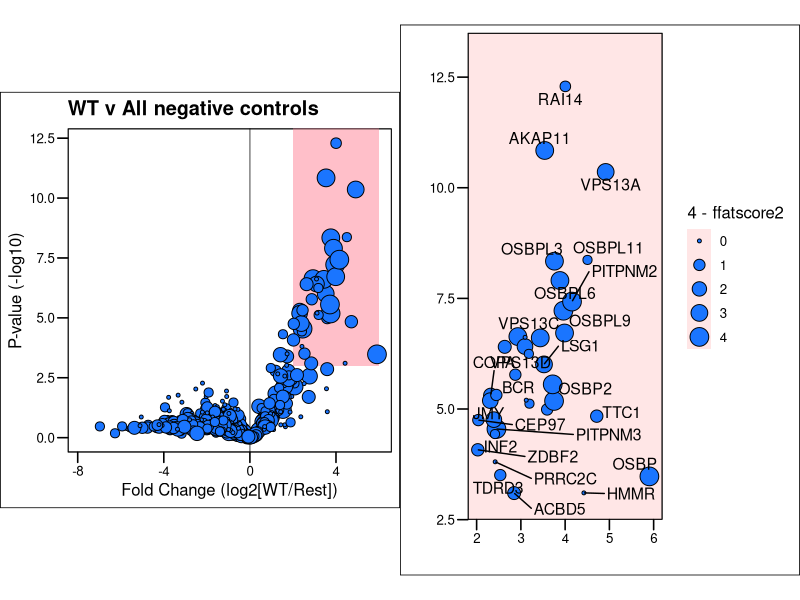
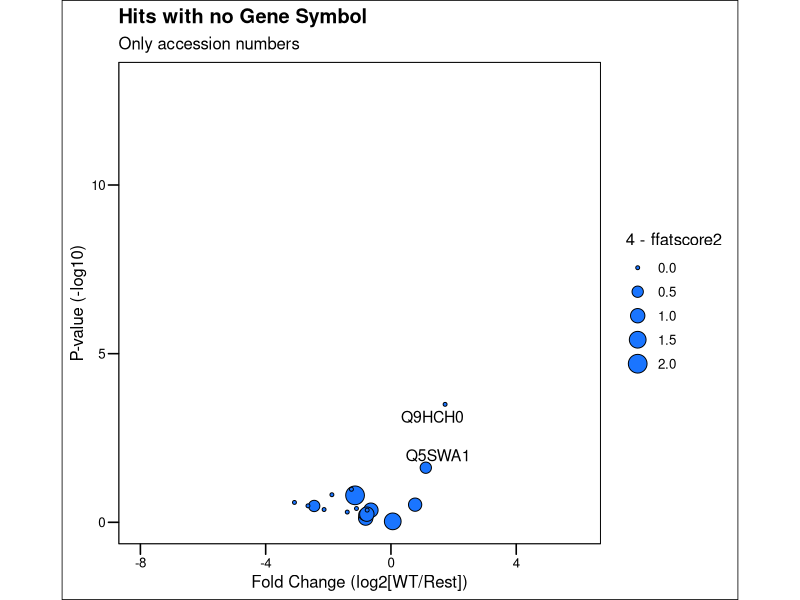
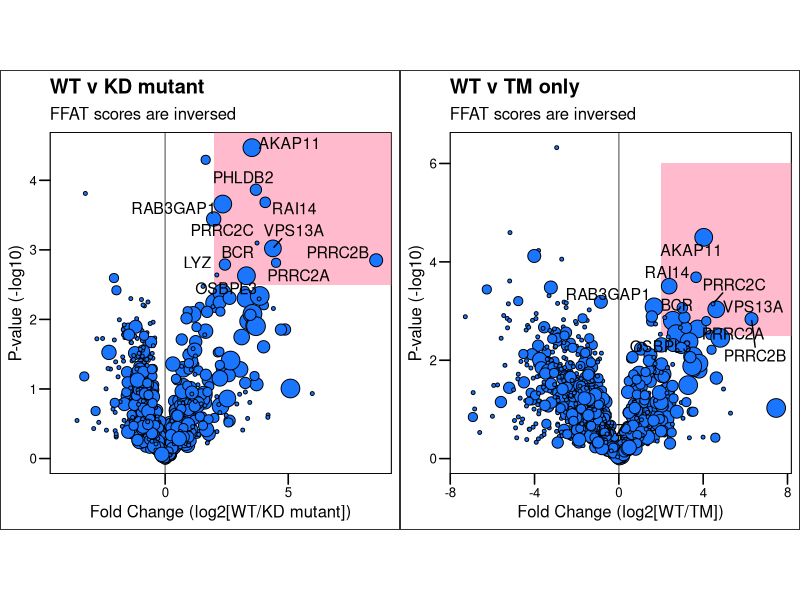
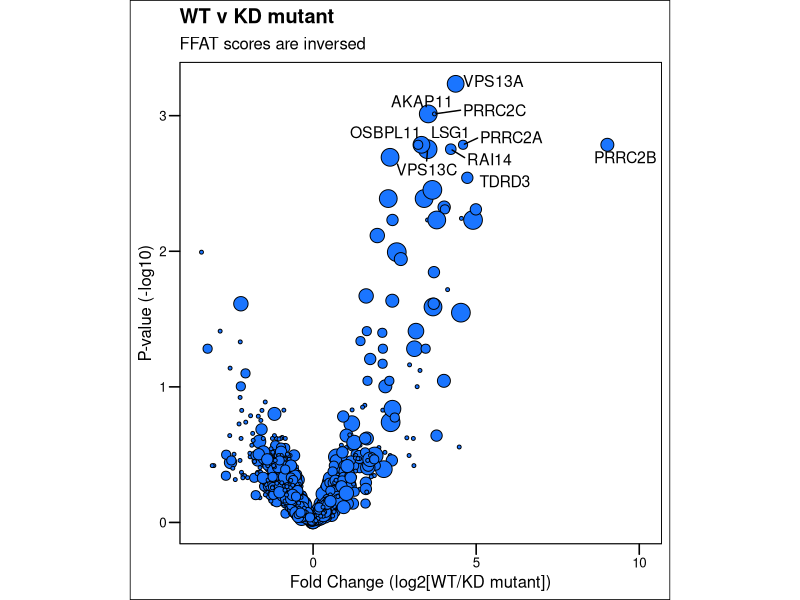
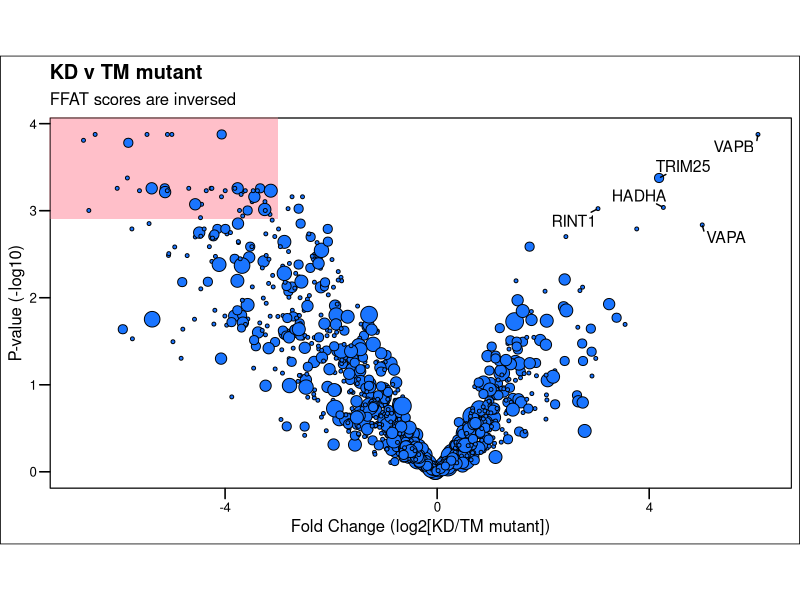
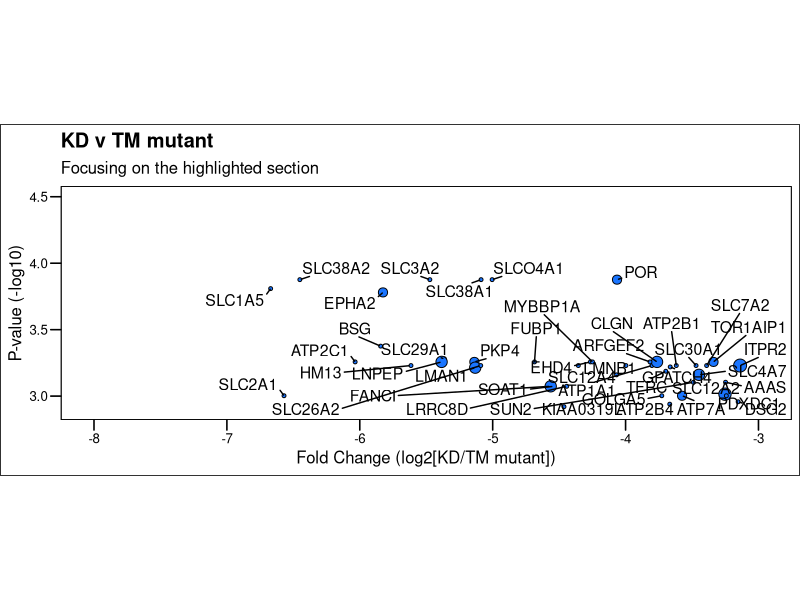
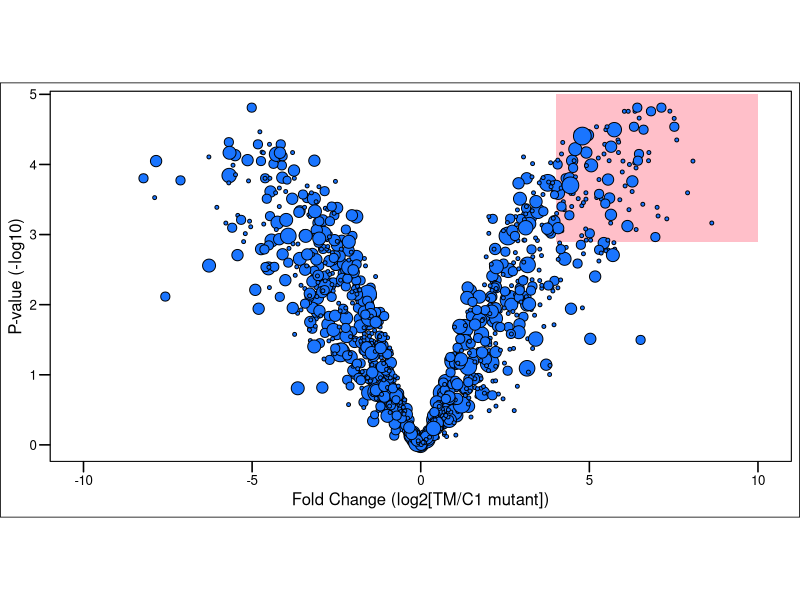
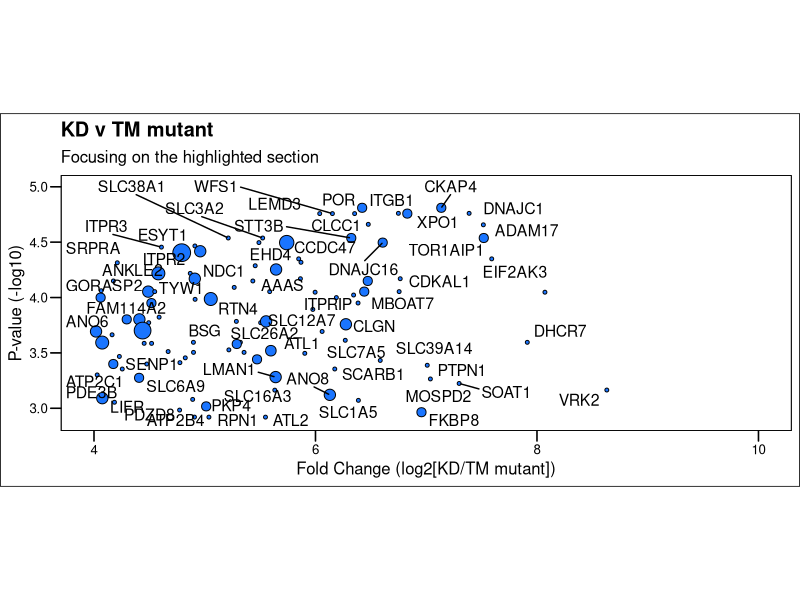

These charts were generated, in order, by the following R code:
## ---- chunk 1
knitr::opts_chunk$set(echo = F, warning = F)
## ---- chunk 2
library(readxl)
library(ggplot2)
library(dplyr)
library(ggthemes)
library(ggrepel)
library(gridExtra)
library(limma)
library(tibble)
## ---- chunk 3
bioid1 = read.csv("data/Book1_for_R_with_FFAT_scores.csv")

## ---- chunk 4

Xmin = 2
Xmax = 6 
Ymin = 3
Ymax = 13

AR = (Ymax-Ymin)/(Xmax - Xmin)

bioid1 %>% ggplot(aes(Rest_FC, Rest_logP)) +
   geom_vline(xintercept = 0, alpha = 0.5)+
   geom_rect(xmin = Xmin, xmax = Xmax, ymin = Ymin, ymax = Ymax, alpha = 0.1, fill = 'pink') +
   geom_point(shape = 21, color = 'black', fill = '#1a75ff', aes(size = (4-ffatscore2)/2)) +
   theme_base(12) +
   theme(aspect.ratio = 1,legend.position = 'none') +
   xlab("Fold Change (log2[WT/Rest])") +
   ylab("P-value (-log10)") +
   ggtitle('WT v All negative controls') -> plot1

bioid1 %>% ggplot(aes(Rest_FC, Rest_logP)) +
   geom_point(shape = 21, color = 'black', fill = '#1a75ff', aes(size = 4-ffatscore2)) +
   theme_base(12) +
   theme(aspect.ratio = AR, panel.background = element_rect(fill = '#ffe6e6')) +
   xlim(Xmin, Xmax) +
   ylim(Ymin, Ymax) +
   xlab("") +
   ylab("") +
   geom_text_repel(size = 4, aes(label = Gene.Symbol), max.iter = 100000,max.time = 300) -> plot2

grid.arrange(plot1, plot2, widths = c(3, 3), nrow = 1)
## ---- chunk 5
#test the bunch with no GeneSymbol
bioid1 %>% 
   filter(is.na(Gene.Symbol)) %>% 
   ggplot(aes(Rest_FC, Rest_logP)) +
   geom_point(shape = 21, color = 'black', fill = '#1a75ff', aes(size = 4-ffatscore2)) +
   theme_base(12) +
   theme(aspect.ratio = 1) +
   xlim(-8, 6) +
   ylim(0, 13) +
   xlab("Fold Change (log2[WT/Rest])") +
   ylab("P-value (-log10)") +
   geom_text_repel(size = 4, aes(label = Accession), max.iter = 100000,max.time = 300)+
   ggtitle('Hits with no Gene Symbol', 'Only accession numbers') 

## ---- chunk 6
bioid1 %>% 
   filter(Rest_FC > Xmin & Rest_logP>Ymin) %>% 
   select(Gene.Symbol, Accession,  Rest_FC, Rest_logP, ffatscore) %>% 
   print()

## ---- chunk 7

Xmin = 2
Xmax = 10 
Ymin = 2.5
Ymax = 6

AR = (Ymax-Ymin)/(Xmax - Xmin)

bioid1 %>% ggplot(aes(KD_FC, KD_logP)) +
   geom_vline(xintercept = 0, alpha = 0.5)+
   geom_rect(xmin = Xmin, xmax = Xmax, ymin = Ymin, ymax = Ymax, alpha = 0.05, fill = 'pink') +
   geom_point(shape = 21, color = 'black', fill = '#1a75ff', aes(size = (4-ffatscore2)/2)) +
   theme_base(12) +
   theme(aspect.ratio = 1,legend.position = 'none') +
   xlab("Fold Change (log2[WT/KD mutant])") +
   ylab("P-value (-log10)") +
   geom_text_repel(
      data = bioid1 %>% 
         filter(KD_FC > Xmin & KD_logP>Ymin),
      size = 4, aes(label = Gene.Symbol), max.iter = 100000,max.time = 300) +
   ggtitle('WT v KD mutant',"FFAT scores are inversed")  -> plot21



bioid1 %>% ggplot(aes(TM_FC, TM_logP)) +
   geom_vline(xintercept = 0, alpha = 0.5)+
   geom_rect(xmin = Xmin, xmax = Xmax, ymin = Ymin, ymax = Ymax, alpha = 0.05, fill = 'pink') +
   geom_point(shape = 21, color = 'black', fill = '#1a75ff', aes(size = (4-ffatscore2)/2)) +
   theme_base(12) +
   theme(aspect.ratio = 1,legend.position = 'none') +
   xlab("Fold Change (log2[WT/TM])") +
   ylab("P-value (-log10)") +
   geom_text_repel(
      data = bioid1 %>% 
         filter(KD_FC > Xmin & KD_logP>Ymin),
      size = 4, aes(label = Gene.Symbol), max.iter = 100000,max.time = 300) +
   ggtitle('WT v TM only',"FFAT scores are inversed") -> plot22

grid.arrange(plot21, plot22, nrow =1)




## ---- chunk 8

sample_columns <- c(
  "WT1", "WT2", "WT3",
  "KD1", "KD2", "KD3"
)

#inspect data
#summary(bioid1[sample_columns])   

#Convert intensity columns to numeric:
bioid1[sample_columns] <- lapply(
  bioid1[sample_columns],
  as.numeric
)

#Filter proteins with insufficient measurements
keep <- rowSums(!is.na(bioid1[c("WT1", "WT2", "WT3")])) == 3 |
        rowSums(!is.na(bioid1[c("KD1", "KD2", "KD3")])) == 3
bioid1_filtered <- bioid1[c(keep),]

#Log₂-transform the intensities
expression_matrix <- as.matrix(
  bioid1_filtered[sample_columns])
expression_matrix <- log2(expression_matrix)

expression_matrix[!is.finite(expression_matrix)] <- NA
wt_columns <- c("WT1", "WT2", "WT3")
kd_columns <- c("KD1", "KD2", "KD3")

keep <- rowSums(!is.na(expression_matrix[, wt_columns, drop = FALSE])) >= 2 &
        rowSums(!is.na(expression_matrix[, kd_columns, drop = FALSE])) >= 2

expression_matrix_clean <- expression_matrix[keep, , drop = FALSE]

# ## Optional: normalise between samples #SKIPPED
# #
# expression_matrix <- normalizeBetweenArrays(
#   expression_matrix,
#   method = "quantile"
# )
# 
# #For proteomics, I often prefer median centring because it is less aggressive:
# sample_medians <- apply(
#   expression_matrix,
#   2,
#   median,
#   na.rm = TRUE
# )
# expression_matrix <- sweep(
#   expression_matrix,
#   2,
#   sample_medians,
#   FUN = "-"
# )

# Create the experimental design
group <- factor(
  c("WT", "WT", "WT", "KD", "KD", "KD"),
  levels = c("WT", "KD")
)

design <- model.matrix(~ 0 + group)
colnames(design) <- levels(group)
design


#Run the differential-expression analysis
fit <- lmFit(expression_matrix, design)
contrast_matrix <- makeContrasts(
  WT_v_KD = WT - KD,
  levels = design
)

fit2 <- contrasts.fit(fit, contrast_matrix)
fit2 <- eBayes(fit2, trend = TRUE, robust = TRUE)

results <- topTable(
  fit2,
  coef = "WT_v_KD",
  number = Inf,
  adjust.method = "BH"
)


results_merged1 = results %>% rownames_to_column('Roster') %>% 
   merge(bioid1_filtered %>% 
            select(Gene.Symbol, ffatscore2) %>% 
            rownames_to_column('Roster'), by = "Roster")

results_merged1 %>% 
   ggplot(aes(logFC, -log10(adj.P.Val))) +
   geom_point(shape = 21, color = 'black', fill = '#1a75ff', aes(size = (4-ffatscore2))) +
   theme_base(12) +
   theme(aspect.ratio = 1,legend.position = 'none') +
   xlab("Fold Change (log2[WT/KD mutant])") +
   ylab("P-value (-log10)") +
   geom_text_repel(
      data = results_merged1 %>% 
         filter(logFC > 1 & log10(adj.P.Val) < -2.5),
      size = 4, aes(label = Gene.Symbol), max.iter = 100000,max.time = 300, nudge_x = 1) +
   ggtitle('WT v KD mutant',"FFAT scores are inversed")  


   

## ---- chunk 9
sample_columns <- c(
  "KD1", "KD2", "KD3",
  "TM1", "TM2", "TM3"
)

#Convert intensity columns to numeric:
bioid1[sample_columns] <- lapply(
  bioid1[sample_columns],
  as.numeric
)

#Filter proteins with insufficient measurements
keep <- rowSums(!is.na(bioid1[c("KD1", "KD2", "KD3")])) == 3 |
        rowSums(!is.na(bioid1[c("TM1", "TM2", "TM3")])) == 3

bioid1_filtered <- bioid1[c(keep),]

#Log₂-transform the intensities
expression_matrix <- as.matrix(
  bioid1_filtered[sample_columns])

expression_matrix <- log2(expression_matrix)

expression_matrix[!is.finite(expression_matrix)] <- NA
KD_columns <- c("KD1", "KD2", "KD3")
TM_columns <- c("TM1", "TM2", "TM3")

keep <- rowSums(!is.na(expression_matrix[, KD_columns, drop = FALSE])) >= 2 &
        rowSums(!is.na(expression_matrix[, TM_columns, drop = FALSE])) >= 2

expression_matrix_clean <- expression_matrix[keep, , drop = FALSE]

group <- factor(
  c("KD", "KD", "KD", "TM", "TM", "TM"),
  levels = c("KD", "TM"))

design <- model.matrix(~ 0 + group)
colnames(design) <- levels(group)
design

#Run the differential-expression analysis
fit <- lmFit(expression_matrix, design)
contrast_matrix <- makeContrasts(
  KD_v_TM = KD - TM,
  levels = design
)

fit2 <- contrasts.fit(fit, contrast_matrix)
fit2 <- eBayes(fit2, trend = TRUE, robust = TRUE)

results <- topTable(
  fit2,
  coef = "KD_v_TM",
  number = Inf,
  adjust.method = "BH"
)

results_merged2 = results %>% rownames_to_column('Roster') %>% 
   merge(bioid1_filtered %>% 
            select(Gene.Symbol, ffatscore2) %>% 
            rownames_to_column('Roster'), by = "Roster")


Xmin = -8
Xmax = -3
Ymin = 2.9
Ymax = 4.5

AR = (Ymax-Ymin)/(Xmax - Xmin)

results_merged2 %>% 
   ggplot(aes(logFC, -log10(adj.P.Val))) +
   geom_rect(xmin = Xmin, xmax = Xmax, ymin = Ymin, ymax = Ymax, fill = "pink", alpha = 0.1) +
   geom_point(shape = 21, color = 'black', fill = '#1a75ff', aes(size = (4-ffatscore2))) +
   theme_base(12) +
   theme(aspect.ratio = 0.5,legend.position = 'none') +
   xlab("Fold Change (log2[KD/TM mutant])") +
   ylab("P-value (-log10)") +
   geom_text_repel(
      data = results_merged2 %>% 
         #filter(abs(logFC) > 2 & log10(adj.P.Val) < -2.8),
         filter(logFC > 2 & log10(adj.P.Val) < -2.8),
      size = 4, aes(label = Gene.Symbol), min.segment.length = 0,
      max.iter = 100000,max.time = 300,max.overlaps = Inf) +
   ggtitle('KD v TM mutant',"FFAT scores are inversed")  

results_merged2 %>% 
   ggplot(aes(logFC, -log10(adj.P.Val))) +
   geom_point(shape = 21, color = 'black', fill = '#1a75ff', aes(size = (4-ffatscore2))) +
   theme_base(12) +
   theme(aspect.ratio = AR,legend.position = 'none') +
   xlab("Fold Change (log2[KD/TM mutant])") +
   ylab("P-value (-log10)") +
   xlim(Xmin,Xmax)+
   ylim(Ymin, Ymax) +
   geom_text_repel(size = 4, aes(label = Gene.Symbol), min.segment.length = 0,
      max.iter = 100000,max.time = 300,max.overlaps = Inf) +
   ggtitle('KD v TM mutant',"Focusing on the highlighted section")  


## ---- chunk 10
sample_columns <- c(
  "TM1", "TM2", "TM3",
  "C11", "C12", "C13"
)

#inspect data
#summary(bioid1[sample_columns])   

#Convert intensity columns to numeric:
bioid1[sample_columns] <- lapply(
  bioid1[sample_columns],
  as.numeric
)

#Filter proteins with insufficient measurements
keep <- rowSums(!is.na(bioid1[c("TM1", "TM2", "TM3")])) == 3 |
        rowSums(!is.na(bioid1[c("C11", "C12", "C13")])) == 3

bioid1_filtered <- bioid1[c(keep),]

#Log₂-transform the intensities
expression_matrix <- as.matrix(
  bioid1_filtered[sample_columns]
)
expression_matrix <- log2(expression_matrix)

expression_matrix[!is.finite(expression_matrix)] <- NA
TM_columns <- c("TM1", "TM2", "TM3")
C1_columns <- c("C11", "C12", "C13")

keep <- rowSums(!is.na(expression_matrix[, TM_columns, drop = FALSE])) >= 2 &
        rowSums(!is.na(expression_matrix[, C1_columns, drop = FALSE])) >= 2

expression_matrix_clean <- expression_matrix[keep, , drop = FALSE]

# Create the experimental design
group <- factor(
  c("TM", "TM", "TM", "C1", "C1", "C1"),
  levels = c("TM", "C1")
)

design <- model.matrix(~ 0 + group)
colnames(design) <- levels(group)
#design



#Run the differential-expression analysis
fit <- lmFit(expression_matrix, design)
contrast_matrix <- makeContrasts(
  TM_v_C1 = TM - C1,
  levels = design
)

fit2 <- contrasts.fit(fit, contrast_matrix)
fit2 <- eBayes(fit2, trend = TRUE, robust = TRUE)

results <- topTable(
  fit2,
  coef = "TM_v_C1",
  number = Inf,
  adjust.method = "BH"
)


results_merged3 = results %>% rownames_to_column('Roster') %>% 
   merge(bioid1_filtered %>% 
            select(Gene.Symbol, ffatscore2) %>% 
            rownames_to_column('Roster'), by = "Roster")


#plot
##
Xmin = 4
Xmax = 10
Ymin = 2.9
Ymax = 5

AR = (Ymax-Ymin)/(Xmax-Xmin)


results_merged3 %>% 
   ggplot(aes(logFC, -log10(adj.P.Val))) +
   geom_rect(xmin = Xmin, xmax = Xmax, ymin = Ymin, ymax = Ymax, fill = "pink", alpha = 0.1) +
   geom_point(shape = 21, color = 'black', fill = '#1a75ff', aes(size = (4-ffatscore2))) +
   theme_base(12) +
   theme(aspect.ratio = 0.5,legend.position = 'none') +
   xlab("Fold Change (log2[TM/C1 mutant])") +
   ylab("P-value (-log10)") +
   xlim(-10,10) 



results_merged3 %>% 
   ggplot(aes(logFC, -log10(adj.P.Val))) +
   geom_point(shape = 21, color = 'black', fill = '#1a75ff', aes(size = (4-ffatscore2))) +
   theme_base(12) +
   theme(aspect.ratio = AR,legend.position = 'none') +
   xlab("Fold Change (log2[KD/TM mutant])") +
   ylab("P-value (-log10)") +
   xlim(Xmin,Xmax)+
   ylim(Ymin, Ymax) +
   geom_text_repel(size = 4, aes(label = Gene.Symbol), #max.overlaps = Inf,
      max.iter = 100000,max.time = 300) +
   ggtitle('KD v TM mutant',"Focusing on the highlighted section")  

## ---- chunk 11
#### GO ANALYSIS ####
# BiocManager::install("AnnotationDbi", force = T)
# 
# library(clusterProfiler)
# library(org.Hs.eg.db)  # Replace with your organism (e.g., org.Mm.eg.db for mouse)
# library(AnnotationDbi)
# library(enrichplot)
# 
# # Example: Load your data (ensure it has columns: Gene, FC, logP)
# #dat2 %>% head
# 
# # Convert gene symbols to Entrez IDs
# 
# # Merge with fold change & logP values
# # Order by significance (optional, useful for GSEA)
# 
# # (A) Over-Representation Analysis (ORA)
# # ORA tests if GO terms are enriched in a list of significant genes (e.g., fold change > threshold).
# # Define a cutoff for significance (e.g., FC > 1.5)
# significant_genes <- bioid1$Entrez.Gene.ID[bioid1$Rest_FC > 1.5]
# 
# 
# # Perform GO enrichment for Biological Process (BP)
# go_results_BP <- enrichGO(gene     = significant_genes,
#                        OrgDb    = org.Hs.eg.db,
#                        keyType  = "ENTREZID",
#                        ont      = "BP",   # Options: "BP" (Biological Process), "MF", "CC"
#                        pAdjustMethod = "BH",
#                        pvalueCutoff  = 0.05)
# 
# go_results_MF <- enrichGO(gene     = significant_genes,
#                           OrgDb    = org.Hs.eg.db,
#                           keyType  = "ENTREZID",
#                           ont      = "MF",   # Options: "BP" (Biological Process), "MF", "CC"
#                           pAdjustMethod = "BH",
#                           pvalueCutoff  = 0.05)
# 
# go_results_CC <- enrichGO(gene     = significant_genes,
#                           OrgDb    = org.Hs.eg.db,
#                           keyType  = "ENTREZID",
#                           ont      = "CC",   # Options: "BP" (Biological Process), "MF", "CC"
#                           pAdjustMethod = "BH",
#                           pvalueCutoff  = 0.05)
# 
# 
# plot4 = dotplot(go_results_BP, showCategory=50) + ggtitle("BP")
# plot5 = dotplot(go_results_CC, showCategory=50) + ggtitle("CC")
# plot6 = dotplot(go_results_MF, showCategory=50) + ggtitle("MF")
# 
# grid.arrange(plot4, plot5, plot6, nrow =3 )

## ---- chunk 12
#git config http.postBuffer 524288000
#git pull & git push
#git commit -m "Update files"
